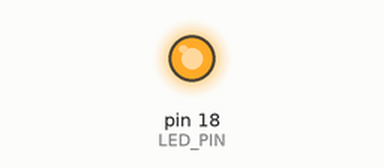
This sketch was run on a simulated Arduino Uno, built with avr-gcc and run on an emulated ATmega328P. On the bench: output pins drawn as LEDs (lit = HIGH). What the sketch prints to the serial monitor is not drawn.

Above: at 0.1 s.
Timing chart, 0 to 1.6 s (numbered marks = the images above):
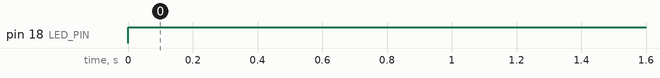

The sketch:

Lap3_1.ino
```cpp
// กำหนดขา GPIO
#define SW1_PIN 0  // กำหนดปุ่ม SW1 ที่ขา 0
#define LED_PIN 18 // กำหนด LED ที่ขา 18

void setup() {
    // ตั้งค่า Serial Monitor เพื่อแสดงข้อมูล
    Serial.begin(115200);

    // ตั้งค่าขา SW1 เป็น INPUT (อินพุตแบบต่อลง เนื่องจาก ZX-SWITCH01 มีพูลอัปในตัว)
    pinMode(SW1_PIN, INPUT);

    // ตั้งค่าขา LED เป็น OUTPUT
    pinMode(LED_PIN, OUTPUT);
}

void loop() {
    // อ่านค่าจาก SW1
    int sw1State = digitalRead(SW1_PIN);

    // ตรวจสอบสถานะของปุ่ม
    if (sw1State == LOW) {  // LOW แปลว่าปุ่มถูกกด
        digitalWrite(LED_PIN, HIGH); // เปิด LED
        Serial.println("SW1 is Pressed!"); // แสดงข้อความบน Serial Monitor
    } else {
        digitalWrite(LED_PIN, LOW); // ปิด LED
        Serial.println("SW1 is not Pressed!"); // แ
    }
// เพิ่มดีเลย์เล็กน้อยเพื่อลดการกระพริบ
delay(100);
}
```

Measured:
- by itself, pin 18 (LED_PIN): LOW → HIGH at 0.00 s
